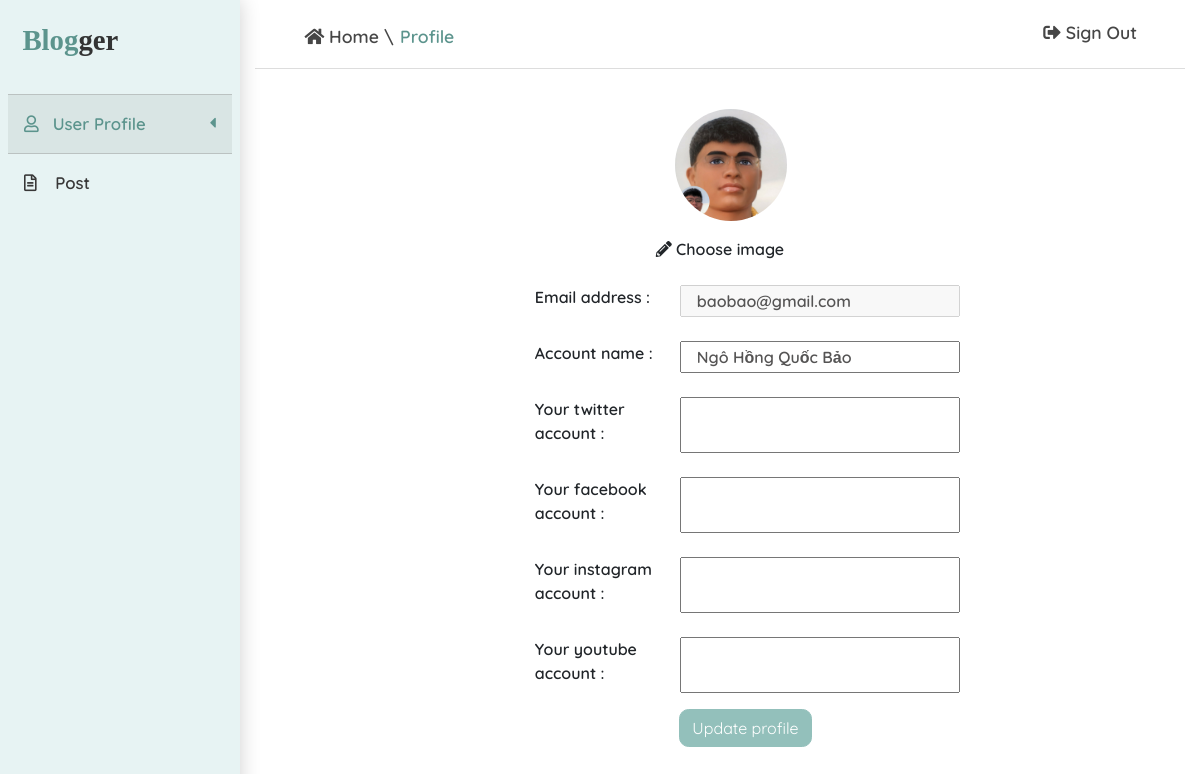
The app's page /profile/ (signed in) with its own data.
### account/models.py (models this page shows, shortened)
class Profile(models.Model):
    user = models.OneToOneField(User, on_delete=models.CASCADE)
    name = models.CharField(max_length=100)
    avatar = models.ImageField(default="users/user.png", upload_to="users/")
    facebook = models.URLField(null=True, blank=True)
    twitter = models.URLField(default=None, null=True, blank=True)
    instagram = models.URLField(null=True, blank=True)
    youtube = models.URLField(default=None, null=True, blank=True)

class User(AbstractBaseUser):
    email = models.EmailField(max_length=255, unique=True)
    admin = models.BooleanField(default=False)
    staff = models.BooleanField(default=False)
    timestamp = models.DateTimeField(auto_now_add=True)
    USERNAME_FIELD = "email"
    REQUIRED_FIELDS = []
    objects = UserManager()

### account/views.py (the view, shortened to what this page needs)
# urls.py: path("profile/", views.profile, name="profile"),
@login_required(login_url="login")
def profile(request):
    profile = Profile.objects.get(user=request.user)
    context = {"profile": profile}
    return render(request, "profile.html", context)

### account/templates/profile.html (shortened to what this page needs)
{% load static %}
<!DOCTYPE html>
<html lang="en">
<head>
    <link rel="stylesheet" href="https://cdn.jsdelivr.net/npm/bootstrap@4.6.0/dist/css/bootstrap.min.css">
    <link rel="stylesheet" href="https://cdnjs.cloudflare.com/ajax/libs/font-awesome/5.15.3/css/all.min.css">
    <link rel="stylesheet" href="{% static './css/customize.css' %}">
</head>
<body>
    <div class="container-fluid">
        {% include "components/customizeSidebar.html" %}
        <div class="myMain">
            <div class="banner">
                <span class="ml-5">
                    <a title="other_path" href="{% url 'bloggerHome' request.user.email %}"><i class="fas fa-home"></i> Home </a>\
                    <a  title="current_path" href="{% url 'profile' %}">Profile</a>
                </span>
                <span class="mr-5">
                    <a href="{% url 'logout' %}"><i class="fas fa-sign-out-alt"></i> Sign Out</a>
                </span>
            </div>
            <div class="profile row">
                <div class="col-6 offset-3">
                    <form id="profileForm" method="post" enctype="multipart/form-data">
                        <div class="profile-img">
                            <img src="{{ profile.avatar.url }}" id="user-img" >
                            <label type="file" class="text-center" for="file"><i class="fas fa-pencil-alt"></i> Choose image</label>
                        </div>
                        <div class="form-group row mt-3">
                            <label for="email" class="col-4 offset-1">Email address :</label>
                            <input
                                name="email"
                                class="col-7"
                                type="email"
                                class="form-control"
                                id="email"
                                aria-describedby="emailHelp"
                                value="{{ profile.user.email }}"
                                disabled
                            >
                        </div>
                        <div class="form-group mt-4 row">
                            <label for="name" class="col-4 offset-1">Account name :</label>
                            <input name="name" class="col-7" type="text" class="form-control" id="name" value="{{ profile.name }}">
                        </div>
                        <div class="form-group mt-4 row">
                            <label for="twitter" class="col-4 offset-1">Your twitter account :</label>
                            <input name="twitter" class="col-7" type="text" class="form-control" id="twitter" value="{{ profile.twitter|default_if_none:'' }}">
                        </div>
                        <div class="form-group mt-4 row">
                            <label for="facebook" class="col-4 offset-1">Your facebook account :</label>
                            <input name="facebook" class="col-7" type="text" class="form-control" id="facebook" value="{{ profile.facebook|default_if_none:'' }}">
                        </div>
                        <div class="form-group mt-4 row">
                            <label for="instagram" class="col-4 offset-1">Your instagram account :</label>
                            <input name="instagram" class="col-7" type="text" class="form-control" id="instagram" value="{{ profile.instagram|default_if_none:'' }}">
                        </div>
                        <div class="form-group mt-4 row">
                            <label for="youtube" class="col-4 offset-1">Your youtube account :</label>
                            <input name="youtube" class="col-7" type="text" class="form-control" id="youtube" value="{{ profile.youtube|default_if_none:'' }}">
                        </div>
                        <button type="submit" class="btn btn-primary update-profile mb-4">Update profile</button>
                    </form>
                </div>
            </div>
        </div>
    </div>
</body>
</html>

### static/css/customize.css (style rules this page uses)
:root { --black:#333333; --light-back: #464646; --grey:#bbbaba; --light-green: #93c0bb; --dark-green: #5c948d; }
body { background-color: white; font-family: "Quicksand", sans-serif; font-weight: 600; }
.container-fluid { padding-left: 0; }
.myMain { display: inline; width: 78.5%; float: right; }
.myMain .banner { height: 4.3rem; border-bottom: .09rem #dddddd solid; }
.myMain .banner span.mr-5 { float: right; color: var(--light-back); margin-top: 2%; }
.myMain .banner span.mr-5 a { margin-left: .8rem; text-decoration: none; font-size: 1.1rem; color: var(--light-back); }
.myMain .banner span.ml-5 { float: left; color: var(--light-back); margin-top: 2.5%; font-size: 1.1rem; }
.myMain .banner span.ml-5 a { margin-left: .1rem; text-decoration: none; color: var(--light-back); }
.myMain .banner span.ml-5 a[title="current_path"] { color: var(--dark-green); }
.myMain .banner span.ml-5 a[title="other_path"] { color: var(--light-back); }
.myMain .profile { padding-top: 2.5rem; }
.myMain .profile input { color: #555454; font-weight: 600; }
button.update-profile { background-color: var(--light-green); border: var(--light-green) solid .1rem; color: white; border-radius: .6rem; margin-left: 41%; }
.profile-img { text-align: center; }
.profile-img img { height: 7rem; width: 7rem; border-radius: 50%; object-fit: cover; margin-left: 40%; margin-bottom: 1rem; display: block; }
.profile-img label { cursor: pointer; }

### records on screen
Profile: avatar (picture), email "baobao@gmail.com", name "Ngô Hồng Quốc Bảo"
